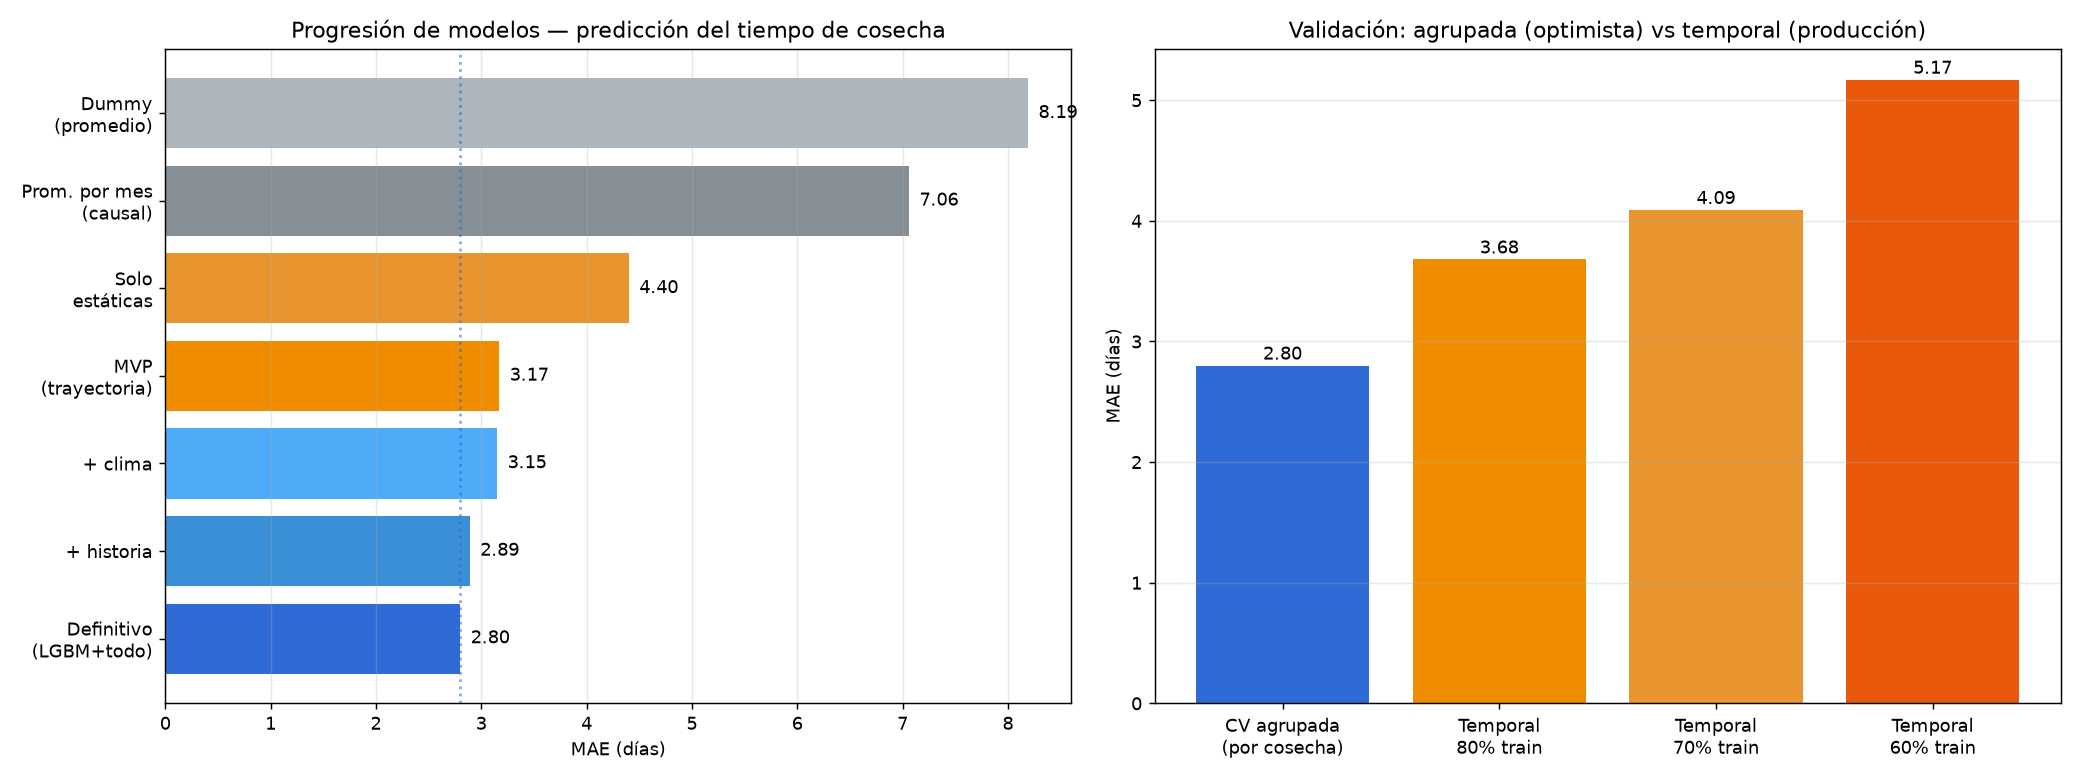

Reproduce this figure in Python.
"""Gráfico consolidado de resultados — para la tesis.
Progresión de modelos (MAE) + comparación de esquemas de validación.
"""
import matplotlib
matplotlib.use("Agg")
import matplotlib.pyplot as plt
import numpy as np

# progresión de modelos (MAE OOF, GroupKFold por cosecha)
modelos = ["Dummy\n(promedio)", "Prom. por mes\n(causal)", "Solo\nestáticas",
           "MVP\n(trayectoria)", "+ clima", "+ historia", "Definitivo\n(LGBM+todo)"]
mae = [8.19, 7.06, 4.40, 3.17, 3.15, 2.89, 2.80]
colors = ["#adb5bd","#868e96","#e8952f","#f08c00","#4dabf7","#3b8fd6","#2f6bd6"]

fig, ax = plt.subplots(1, 2, figsize=(16, 6))
b = ax[0].barh(range(len(modelos)), mae, color=colors)
ax[0].set_yticks(range(len(modelos))); ax[0].set_yticklabels(modelos)
ax[0].invert_yaxis(); ax[0].set_xlabel("MAE (días)")
ax[0].set_title("Progresión de modelos — predicción del tiempo de cosecha")
for i,v in enumerate(mae): ax[0].text(v+0.1, i, f"{v:.2f}", va="center", fontsize=10)
ax[0].axvline(2.80, color="#2f6bd6", ls=":", alpha=0.6)
ax[0].grid(alpha=0.3, axis="x")

# validación: agrupada vs temporal
esq = ["CV agrupada\n(por cosecha)", "Temporal\n80% train", "Temporal\n70% train", "Temporal\n60% train"]
maev = [2.80, 3.68, 4.09, 5.17]
ax[1].bar(esq, maev, color=["#2f6bd6","#f08c00","#e8952f","#e8590c"])
ax[1].set_ylabel("MAE (días)"); ax[1].set_title("Validación: agrupada (optimista) vs temporal (producción)")
for i,v in enumerate(maev): ax[1].text(i, v+0.05, f"{v:.2f}", ha="center", fontsize=10)
ax[1].grid(alpha=0.3, axis="y")
fig.tight_layout(); fig.savefig("resultados_consolidados.png", dpi=130)
print("Figura: resultados_consolidados.png")
